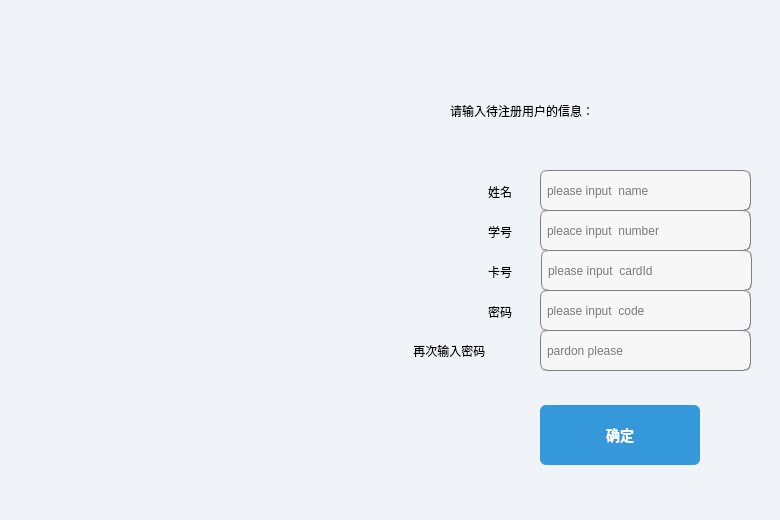
<?xml version="1.0" encoding="UTF-8"?>
<ui version="4.0">
 <class>new_user</class>
 <widget class="QWidget" name="new_user">
  <property name="geometry">
   <rect>
    <x>0</x>
    <y>0</y>
    <width>780</width>
    <height>520</height>
   </rect>
  </property>
  <property name="windowTitle">
   <string>Form</string>
  </property>
  <property name="styleSheet">
   <string notr="true">QWidget {
    background-color: #f0f4f8;
    font-family: 'Segoe UI', Arial, sans-serif;
}</string>
  </property>
  <widget class="QLabel" name="hint">
   <property name="geometry">
    <rect>
     <x>450</x>
     <y>70</y>
     <width>311</width>
     <height>81</height>
    </rect>
   </property>
   <property name="styleSheet">
    <string notr="true">/* 标题样式 */
font: 12pt &quot;楷体&quot;;
QLabel#titleLabel {
    font-size: 18px;
    font-weight: bold;
    color: #2c3e50;
    padding: 15px 0;
}</string>
   </property>
   <property name="text">
    <string>请输入待注册用户的信息：</string>
   </property>
  </widget>
  <widget class="QLabel" name="name_hint">
   <property name="geometry">
    <rect>
     <x>488</x>
     <y>171</y>
     <width>51</width>
     <height>41</height>
    </rect>
   </property>
   <property name="styleSheet">
    <string notr="true">font: 9pt &quot;方正姚体&quot;;</string>
   </property>
   <property name="text">
    <string>姓名</string>
   </property>
  </widget>
  <widget class="QLabel" name="code_hint">
   <property name="geometry">
    <rect>
     <x>488</x>
     <y>291</y>
     <width>51</width>
     <height>41</height>
    </rect>
   </property>
   <property name="styleSheet">
    <string notr="true">font: 9pt &quot;方正姚体&quot;;</string>
   </property>
   <property name="text">
    <string>密码</string>
   </property>
  </widget>
  <widget class="QLabel" name="number_hint">
   <property name="geometry">
    <rect>
     <x>488</x>
     <y>211</y>
     <width>51</width>
     <height>41</height>
    </rect>
   </property>
   <property name="styleSheet">
    <string notr="true">font: 9pt &quot;方正姚体&quot;;</string>
   </property>
   <property name="text">
    <string>学号</string>
   </property>
  </widget>
  <widget class="QLabel" name="code_hint2">
   <property name="geometry">
    <rect>
     <x>400</x>
     <y>330</y>
     <width>131</width>
     <height>41</height>
    </rect>
   </property>
   <property name="styleSheet">
    <string notr="true">font: 9pt &quot;方正姚体&quot;;</string>
   </property>
   <property name="text">
    <string>    再次输入密码</string>
   </property>
  </widget>
  <widget class="QPushButton" name="sureButton">
   <property name="geometry">
    <rect>
     <x>540</x>
     <y>390</y>
     <width>160</width>
     <height>75</height>
    </rect>
   </property>
   <property name="styleSheet">
    <string notr="true">/* 按钮样式 */
QPushButton {
    background-color: #3498db;
    color: white;
    border: none;
    border-radius: 6px;
    padding: 10px 20px;
    min-width: 120px;
    min-height: 40px;
    font-weight: 500;
    font-size: 14px;
    margin-top: 15px;
}

QPushButton:hover {
    background-color: #2980b9;
}

QPushButton:pressed {
    background-color: #1a5276;
}</string>
   </property>
   <property name="text">
    <string>确定</string>
   </property>
  </widget>
  <widget class="QLabel" name="card_hint">
   <property name="geometry">
    <rect>
     <x>488</x>
     <y>251</y>
     <width>51</width>
     <height>41</height>
    </rect>
   </property>
   <property name="styleSheet">
    <string notr="true">font: 9pt &quot;方正姚体&quot;;</string>
   </property>
   <property name="text">
    <string>卡号</string>
   </property>
  </widget>
  <widget class="QLineEdit" name="name">
   <property name="geometry">
    <rect>
     <x>540</x>
     <y>170</y>
     <width>211</width>
     <height>41</height>
    </rect>
   </property>
   <property name="styleSheet">
    <string notr="true">background-color: rgb(247, 247, 247);
border:1px groove gray;border-radius:
7px;padding:2px 4px;
font: 10pt &quot;Candara&quot;;</string>
   </property>
   <property name="placeholderText">
    <string>please input  name</string>
   </property>
  </widget>
  <widget class="QLineEdit" name="number">
   <property name="geometry">
    <rect>
     <x>540</x>
     <y>210</y>
     <width>211</width>
     <height>41</height>
    </rect>
   </property>
   <property name="styleSheet">
    <string notr="true">background-color: rgb(247, 247, 247);
border:1px groove gray;border-radius:
7px;padding:2px 4px;
font: 10pt &quot;Candara&quot;;</string>
   </property>
   <property name="placeholderText">
    <string>pleace input  number</string>
   </property>
  </widget>
  <widget class="QLineEdit" name="card">
   <property name="geometry">
    <rect>
     <x>541</x>
     <y>250</y>
     <width>211</width>
     <height>41</height>
    </rect>
   </property>
   <property name="styleSheet">
    <string notr="true">background-color: rgb(247, 247, 247);
border:1px groove gray;border-radius:
7px;padding:2px 4px;
font: 10pt &quot;Candara&quot;;</string>
   </property>
   <property name="placeholderText">
    <string>please input  cardId</string>
   </property>
  </widget>
  <widget class="QLineEdit" name="code">
   <property name="geometry">
    <rect>
     <x>540</x>
     <y>290</y>
     <width>211</width>
     <height>41</height>
    </rect>
   </property>
   <property name="styleSheet">
    <string notr="true">background-color: rgb(247, 247, 247);
border:1px groove gray;border-radius:
7px;padding:2px 4px;
font: 10pt &quot;Candara&quot;;</string>
   </property>
   <property name="placeholderText">
    <string>please input  code</string>
   </property>
  </widget>
  <widget class="QLineEdit" name="code_2">
   <property name="geometry">
    <rect>
     <x>540</x>
     <y>330</y>
     <width>211</width>
     <height>41</height>
    </rect>
   </property>
   <property name="styleSheet">
    <string notr="true">background-color: rgb(247, 247, 247);
border:1px groove gray;border-radius:
7px;padding:2px 4px;
font: 10pt &quot;Candara&quot;;</string>
   </property>
   <property name="placeholderText">
    <string>pardon please</string>
   </property>
  </widget>
  <widget class="QLabel" name="label_image">
   <property name="geometry">
    <rect>
     <x>3</x>
     <y>0</y>
     <width>390</width>
     <height>520</height>
    </rect>
   </property>
   <property name="text">
    <string/>
   </property>
  </widget>
 </widget>
 <resources/>
 <connections/>
</ui>
